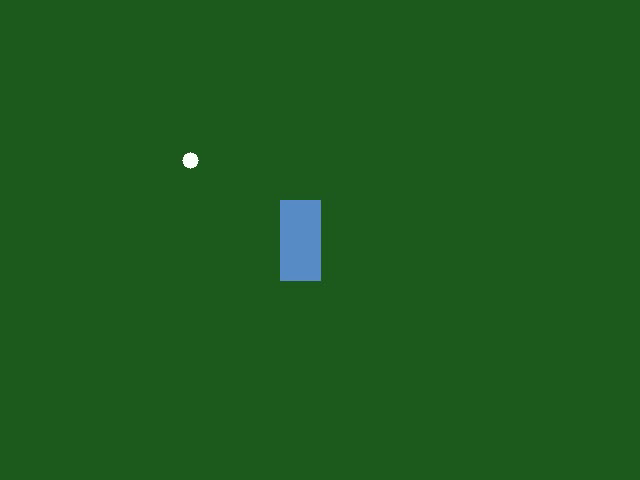
#> input picture frame 9 of cv-and-yolo/assets/day10_demo.mp4, 640 x 480 px
$ python day11_tracking.py
#> lines starting #> are read from the running program, lines starting #| are printed output that depends on the picture; after the words box and inside, x2 and y2 are one past the last pixel; in counts of white or black regions, pixels touching at a corner belong together
"""
DAY 11 — Tracking: "Is This the Same Object I Saw Before?"
================================================================

RECAP: Day 10 you ran YOLO on every frame of a video independently. Each
frame's detections have NO memory of previous frames — if a "player" is
detected in frame 1 and frame 2, YOLO has no idea it's the SAME player.
That's a completely separate problem called TRACKING, and it's today's
topic.

DETECTION vs TRACKING
------------------------
  Detection: "What objects are in THIS frame?"          (Day 3-9)
  Tracking:  "Is this the same object I saw 20 frames ago?" (today)

THE CORE IDEA: DETECTION + ASSOCIATION = TRACKS
----------------------------------------------------
    YOLO
      |
      v
   detections (per frame, no identity)
      |
      v
   association   <- today's new piece
      |
      v
   tracks (each with a persistent ID across frames)

"Association" means: given the boxes I see THIS frame, and the boxes (with
IDs) I was tracking LAST frame, figure out which new box corresponds to
which old track (or whether it's a brand new object, or whether an old
track has disappeared).

THE SIMPLEST POSSIBLE ASSOCIATION RULE: IoU MATCHING
----------------------------------------------------------
If frames come fast enough (e.g. 30fps), an object barely moves between
two consecutive frames. So: a box in frame N and a box in frame N+1 that
overlap a LOT (high IoU — remember Day 2!) are very likely the same
physical object. This simple idea is the seed of real trackers like
ByteTrack/SORT (which add more sophistication: predicting motion with a
Kalman filter, handling brief occlusions, using appearance features — but
IoU matching is the core you're implementing today).

Run with:  python day11_tracking.py
"""

import os
import numpy as np
import cv2
import matplotlib.pyplot as plt

PROJECT_ROOT = os.path.join(os.path.dirname(__file__), "..")
ASSETS_DIR = os.path.join(PROJECT_ROOT, "assets")
VIDEO_PATH = os.path.join(ASSETS_DIR, "day10_demo.mp4")

if not os.path.exists(VIDEO_PATH):
    raise SystemExit("Run day10_video.py first to create the demo video.")


# %% ------------------------------------------------------------------
# SECTION 1 — Reuse Day 2's IoU
# ------------------------------------------------------------------
def iou(box_a, box_b):
    ax1, ay1, ax2, ay2 = box_a
    bx1, by1, bx2, by2 = box_b
    ix1, iy1 = max(ax1, bx1), max(ay1, by1)
    ix2, iy2 = min(ax2, bx2), min(ay2, by2)
    iw, ih = max(0.0, ix2 - ix1), max(0.0, iy2 - iy1)
    inter = iw * ih
    area_a = (ax2 - ax1) * (ay2 - ay1)
    area_b = (bx2 - bx1) * (by2 - by1)
    union = area_a + area_b - inter
    return inter / union if union > 0 else 0.0


# %% ------------------------------------------------------------------
# SECTION 2 — A simplified IoU-based tracker (ByteTrack-style, minimal)
# ------------------------------------------------------------------
# Track lifecycle vocabulary (used by every real tracker):
#   NEW      -> a detection didn't match any existing track -> start a
#               brand new track with a fresh ID.
#   MATCHED  -> a detection matched an existing track (highest IoU, above
#               a threshold) -> update that track's box, keep its ID.
#   LOST     -> an existing track had no matching detection this frame
#               (object briefly occluded, or a missed detection). We keep
#               it alive for a few frames ("max_age") in case it reappears,
#               rather than immediately deleting the ID.
#   REMOVED  -> a track has been LOST for too many frames in a row -> we
#               give up and delete it.

class Track:
    _next_id = 0

    def __init__(self, box):
        self.id = Track._next_id
        Track._next_id += 1
        self.box = box
        self.age_since_seen = 0   # frames since last matched to a detection
        self.history = [box]      # every box this track has had (for trajectory viz)

    def update(self, box):
        self.box = box
        self.age_since_seen = 0
        self.history.append(box)

    def mark_missed(self):
        self.age_since_seen += 1


class SimpleTracker:
    def __init__(self, iou_threshold=0.3, max_age=5):
#> further down, frame is the input picture: shape (480, 640, 3); mean B, G, R 30, 90.6, 28.8
        self.tracks = []
        self.iou_threshold = iou_threshold
        self.max_age = max_age   # how many missed frames before deleting a track

    def update(self, detections):
        """detections: list of [x1,y1,x2,y2] for the current frame."""
        unmatched_detections = list(range(len(detections)))
        matched_track_ids = set()

        # Greedy matching: for each existing track, find its best-IoU
        # detection this frame (if above threshold and not already taken).
        for track in self.tracks:
            best_iou, best_det_idx = 0.0, -1
            for det_idx in unmatched_detections:
                current_iou = iou(track.box, detections[det_idx])
                if current_iou > best_iou:
                    best_iou, best_det_idx = current_iou, det_idx

            if best_iou >= self.iou_threshold:
                track.update(detections[best_det_idx])
                unmatched_detections.remove(best_det_idx)
                matched_track_ids.add(track.id)
            else:
                track.mark_missed()

        # Any detections nobody claimed become brand new tracks.
        for det_idx in unmatched_detections:
            self.tracks.append(Track(detections[det_idx]))

        # Remove tracks that have been missing too long.
        self.tracks = [t for t in self.tracks if t.age_since_seen <= self.max_age]

        return self.tracks


# %% ------------------------------------------------------------------
# SECTION 3 — "Detect" the synthetic ball by color (stand-in for YOLO)
# ------------------------------------------------------------------
# Day 10's demo video has a white ball on a green court — simple enough to
# detect with basic color thresholding. This keeps today's focus 100% on
# TRACKING logic rather than re-running a neural network. (In a real
# pipeline, `detections` below would just be `result.boxes.xyxy` from
# YOLO — the tracker code doesn't care where detections came from.)

def detect_white_blobs(frame_bgr):
    gray = cv2.cvtColor(frame_bgr, cv2.COLOR_BGR2GRAY)
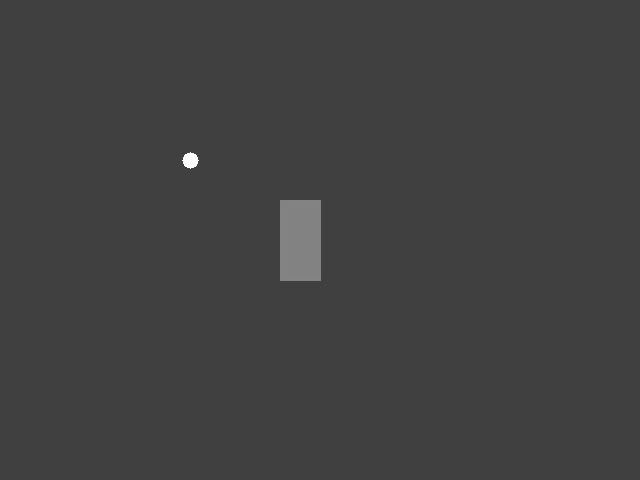
#> gray: shape (480, 640); min 56, max 255, mean 64.8
    _, mask = cv2.threshold(gray, 200, 255, cv2.THRESH_BINARY)
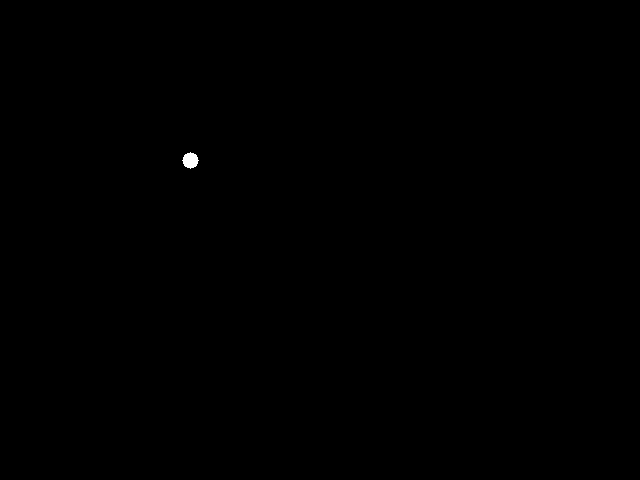
#> mask: shape (480, 640); 0.06% white; 1 white region
    contours, _ = cv2.findContours(mask, cv2.RETR_EXTERNAL, cv2.CHAIN_APPROX_SIMPLE)
#> contours = 1 contour; box (x1, y1, x2, y2) and area: (182, 152, 199, 169) 174
    boxes = []
    for c in contours:
        x, y, w, h = cv2.boundingRect(c)
        if w * h > 20:   # ignore tiny noise specks
            boxes.append([x, y, x + w, y + h])
#> this loop made 1 pass
#> (x, y, w, h) on pass 1: (182, 152, 17, 17)
#> after the loop, boxes = [[182, 152, 199, 169]]
    return boxes


# %% ------------------------------------------------------------------
# SECTION 4 — Run detection + tracking across the whole video
# ------------------------------------------------------------------
cap = cv2.VideoCapture(VIDEO_PATH)
fps = cap.get(cv2.CAP_PROP_FPS)
width = int(cap.get(cv2.CAP_PROP_FRAME_WIDTH))
height = int(cap.get(cv2.CAP_PROP_FRAME_HEIGHT))

tracker = SimpleTracker(iou_threshold=0.2, max_age=5)

output_path = os.path.join(ASSETS_DIR, "day11_tracked.mp4")
writer = cv2.VideoWriter(output_path, cv2.VideoWriter_fourcc(*"mp4v"), fps, (width, height))

colors = {}   # a stable random color per track ID, so it's visually easy to follow
rng = np.random.RandomState(0)

def color_for_id(track_id):
    if track_id not in colors:
        colors[track_id] = tuple(int(v) for v in rng.randint(60, 255, size=3))
    return colors[track_id]

frame_idx = 0
id_history_per_frame = []   # to plot ID stability later

while True:
    success, frame = cap.read()
    if not success:
        break

    detections = detect_white_blobs(frame)
#> detections = [[182, 152, 199, 169]]
    tracks = tracker.update(detections)
#> in update, `unmatched_detections = list(range(len(detections)))`: unmatched_detections = [0]
#> after the loop in update, `for track in self.tracks:`: matched_track_ids = 0 items
#> the loop in update, `for det_idx in unmatched_detections:` made 1 pass
#> after the loop in update, `for det_idx in unmatched_detections:`: self.tracks = 1 item
#> tracks = 1 item

    for track in tracks:
        if track.age_since_seen > 0:
            continue   # don't draw tracks that weren't matched this frame
        x1, y1, x2, y2 = [int(v) for v in track.box]
        color = color_for_id(track.id)
        cv2.rectangle(frame, (x1, y1), (x2, y2), color, 2)
        cv2.putText(frame, f"ID {track.id}", (x1, max(0, y1 - 8)),
                    cv2.FONT_HERSHEY_SIMPLEX, 0.6, color, 2, cv2.LINE_AA)
#> this loop made 1 pass
#> (x1, y1, x2, y2, color) on pass 1: (182, 152, 199, 169, (232, 107, 177))
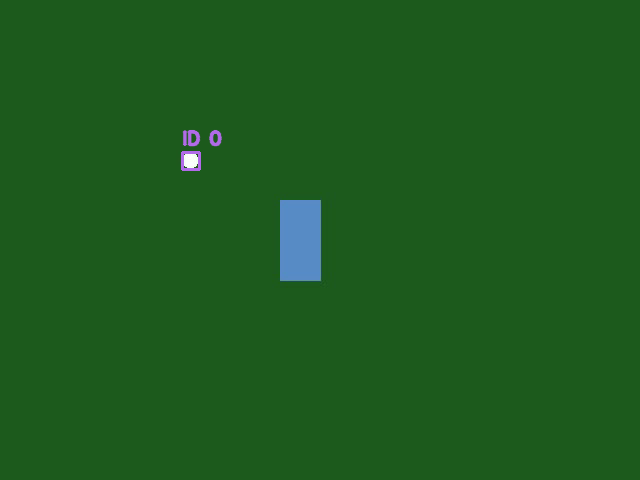
#> frame: shape (480, 640, 3); 0.22% of pixels changed, all inside (x1, y1, x2, y2) = (181, 129, 223, 171)

    active_ids = sorted(t.id for t in tracks if t.age_since_seen == 0)
#> active_ids = [0]
    id_history_per_frame.append(active_ids)

    writer.write(frame)
    frame_idx += 1

cap.release()
writer.release()
print(f"Processed {frame_idx} frames.")
print(f"Saved tracked video: {output_path}")


# %% ------------------------------------------------------------------
# SECTION 5 — Check ID stability
# ------------------------------------------------------------------
# In a perfect world, our single ball keeps the SAME ID for the whole
# video. Let's check.

all_ids_seen = sorted(set(i for frame_ids in id_history_per_frame for i in frame_ids))
print(f"\nDistinct track IDs used across the whole video: {all_ids_seen}")
if len(all_ids_seen) == 1:
    print("The ball kept a single, stable ID the entire time. Tracking worked well.")
else:
    print(f"The ball's ID changed {len(all_ids_seen)-1} time(s)! This is a REAL failure")
    print("mode, not a bug in the demo -- our synthetic ball moves ~11px/frame, but is")
    print("only ~17px wide, so consecutive boxes barely overlap (~0.18 IoU), which is")
    print("BELOW our iou_threshold=0.2. Every frame looks like a 'new object' to the")
    print("tracker. This is exactly why real trackers use motion PREDICTION (Kalman")
    print("filtering) instead of assuming the object hasn't moved.")
    print("Try lowering iou_threshold to 0.1 in Section 4 and re-run -- ID count drops")
    print("dramatically (from ~83 down to about 2), because 0.18 > 0.1 now counts as a")
    print("match. It's still not a perfect single ID -- proving that a real tracker")
    print("needs motion prediction, not just a smaller threshold, to fully solve this.")

plt.figure(figsize=(10, 3))
for frame_num, ids in enumerate(id_history_per_frame):
    for i in ids:
        plt.scatter(frame_num, i, c="tab:blue", s=10)
plt.xlabel("frame")
plt.ylabel("track ID")
plt.title("Track ID over time (should ideally be a flat, unbroken line)")
plt.yticks(all_ids_seen)
plt.grid(alpha=0.3)
plt.savefig(os.path.join(ASSETS_DIR, "day11_id_stability.png"))
plt.close()
print("Saved: day11_id_stability.png")


# %% ------------------------------------------------------------------
# MENTAL MODEL
# ------------------------------------------------------------------
print("""
per-frame detections (no identity, from YOLO or any detector)
   |
   v
association: match this frame's boxes to last frame's tracks via IoU
   |
   +-- matched   -> update existing track, keep its ID
   +-- unmatched detection -> start a brand NEW track
   +-- unmatched track     -> mark "missed" (LOST), delete if missed too long
   |
   v
tracks, each with a persistent ID across many frames

Real trackers (ByteTrack, SORT, DeepSORT) extend this exact skeleton with:
  - Kalman filtering: PREDICT where a track should be next frame based on
    its recent motion, instead of assuming it hasn't moved -- improves
    matching for fast-moving objects.
  - Appearance features: use what the object LOOKS like (not just
    position) to re-identify it after a longer occlusion.
  - Two-stage matching: match high-confidence detections first, then try
    to rescue low-confidence ones against remaining tracks (this is
    literally what "ByteTrack" is named for -- it doesn't throw away
    low-score boxes immediately).
""")


# %% ------------------------------------------------------------------
# DAY 11 CHECKPOINT
# ------------------------------------------------------------------
"""
Test 1 — In your own words: what problem does tracking solve that
  detection alone cannot?

Test 2 — Walk through, step by step, what SimpleTracker.update() does
  when: (a) a detection matches an existing track, (b) a detection
  matches nothing, (c) an existing track matches nothing.

Test 3 — What does `max_age` control, and what trade-off does raising it
  introduce? (Hint: think about what happens if TWO different objects
  cross paths while a track is "lost".)

Test 4 — Why is IoU a reasonable way to match boxes between consecutive
  VIDEO frames, when it wouldn't make sense to match boxes between two
  totally unrelated images?

Test 5 — Name one thing a real tracker (like ByteTrack) does that this
  simplified version does not, and explain why it would help.

If you can do all 5, Day 11 is done. Move to Day 12.
"""

if __name__ == "__main__":
    print("\nDay 11 script finished.")
